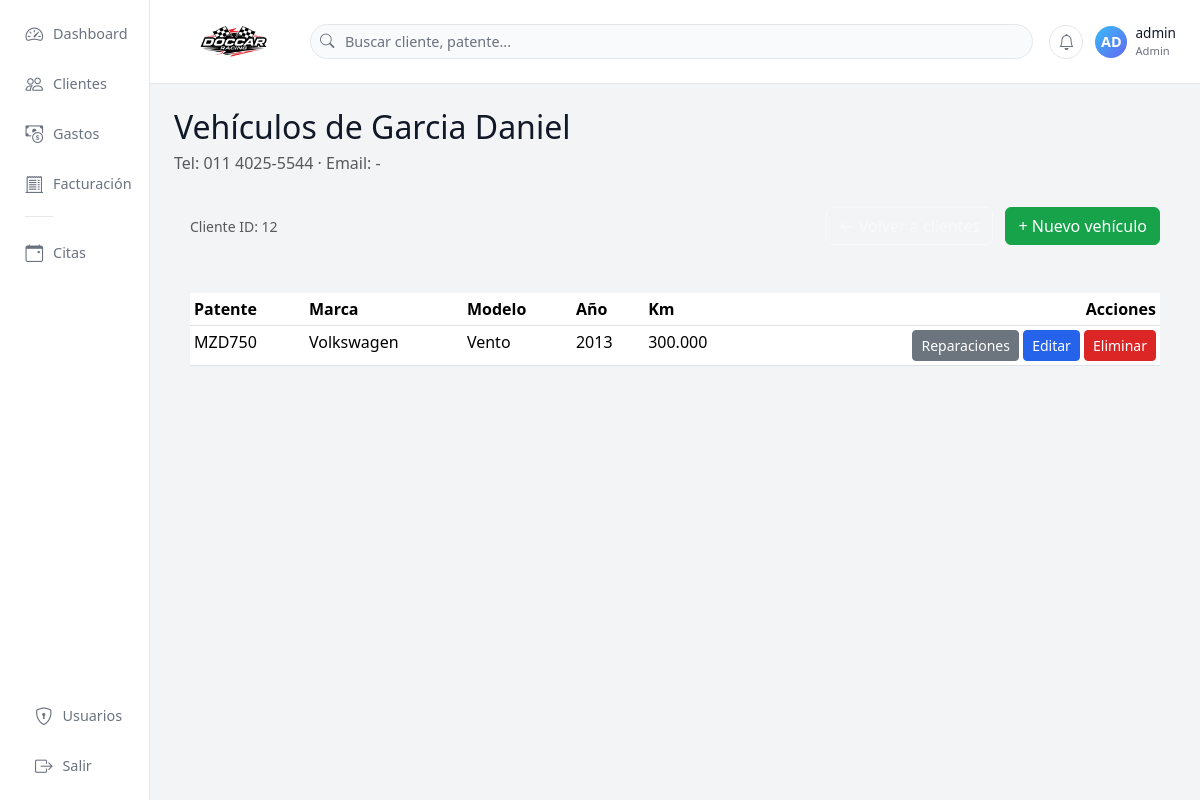
Page /clientes/12/vehiculos (signed in) on the earlier database version.
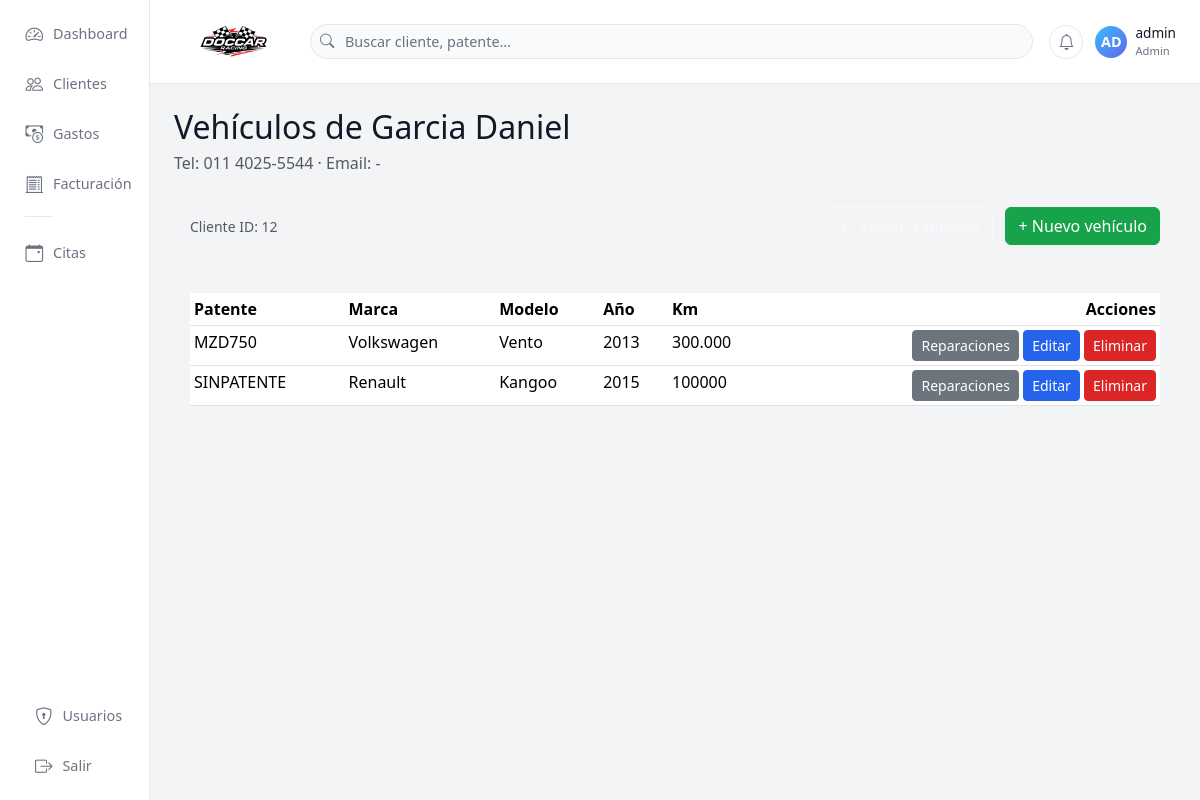
Same page on the later database version.
### tables this page shows
CREATE TABLE clientes (
        id INTEGER PRIMARY KEY AUTOINCREMENT,
        nombre TEXT,
        apellido TEXT,
        telefono TEXT,
        email TEXT,
        direccion TEXT,
        notas TEXT
    , documento TEXT, razon_social TEXT);

CREATE TABLE vehiculos (
        id INTEGER PRIMARY KEY AUTOINCREMENT,
        cliente_id INTEGER,
        patente TEXT,
        marca TEXT,
        modelo TEXT,
        anio TEXT,
        km TEXT,
        notas TEXT,
        FOREIGN KEY(cliente_id) REFERENCES clientes(id)
    );

### app.py (the view)
@app.route("/clientes/<int:cliente_id>/vehiculos")
@login_required
def vehiculos_cliente(cliente_id):
    con = get_con()
    cur = con.cursor()
    cur.execute("SELECT * FROM clientes WHERE id=?", (cliente_id,))
    cliente = cur.fetchone()
    cur.execute("SELECT * FROM vehiculos WHERE cliente_id=?", (cliente_id,))
    vehiculos = cur.fetchall()
    con.close()
    return render_template("vehiculos.html", cliente=cliente, vehiculos=vehiculos)

### app.py (called while the page is built)
def get_con():
    return sqlite3.connect(DB_NAME)

def login_required(f):
    @wraps(f)
    def wrapper(*args, **kwargs):
        if "user_id" not in session:
            return redirect(url_for('login'))
        return f(*args, **kwargs)
    return wrapper

### templates/vehiculos.html (shortened to what this page needs)
{% extends "base.html" %}
{% block contenido %}
<h2 class="mb-1">Vehículos de {{ cliente[2] }} {{ cliente[1] }}</h2>
<p class="text-muted mb-3">
    Tel: {{ cliente[3] or '-' }} · Email: {{ cliente[4] or '-' }}
</p>
<div class="card-dark-soft p-3 mb-3">
    <div class="d-flex flex-column flex-md-row justify-content-between align-items-md-center">
        <div class="mb-2 mb-md-0">
            <span class="small text-muted">Cliente ID: {{ cliente[0] }}</span>
        </div>
        <div>
            <a href="{{ url_for('clientes') }}" class="btn btn-outline-light me-2">
            </a>
            <a href="{{ url_for('vehiculo_nuevo', cliente_id=cliente[0]) }}"
               class="btn btn-success">
                + Nuevo vehículo
            </a>
        </div>
    </div>
</div>
<div class="card-dark-soft p-3">
    <div class="table-responsive">
        <table class="table table-sm table-dark-custom mb-0">
            <thead>
            <tr>
                <th>Patente</th>
                <th>Marca</th>
                <th>Modelo</th>
                <th>Año</th>
                <th>Km</th>
                <th class="text-end">Acciones</th>
            </tr>
            </thead>
            <tbody>
            {% if vehiculos %}
                {% for v in vehiculos %}
                    <tr>
                        <td>{{ v[2] }}</td>
                        <td>{{ v[3] }}</td>
                        <td>{{ v[4] }}</td>
                        <td>{{ v[5] or '-' }}</td>
                        <td>{{ v[6] or '-' }}</td>
                        <td class="text-end">
                            <a href="{{ url_for('reparaciones_vehiculo', vehiculo_id=v[0]) }}"
                               class="btn btn-sm btn-secondary">
                                Reparaciones
                            </a>
                            <a href="{{ url_for('vehiculo_editar', id=v[0]) }}"
                               class="btn btn-sm btn-primary">
                                Editar
                            </a>
                            <a href="{{ url_for('vehiculo_eliminar', id=v[0]) }}"
                               onclick="return confirm('¿Eliminar vehículo y sus reparaciones?');"
                               class="btn btn-sm btn-danger">
                                Eliminar
                            </a>
                        </td>
                    </tr>
                {% endfor %}
            {% else %}
                <tr>
                    <td colspan="6" class="text-center text-muted py-3">
                        No hay vehículos cargados para este cliente.
                    </td>
                </tr>
            {% endif %}
            </tbody>
        </table>
    </div>
</div>
{% endblock %}

### templates/base.html (shortened to what this page needs)
<!doctype html>
<html lang="es">
<head>
    <link href="https://cdn.jsdelivr.net/npm/bootstrap@5.3.3/dist/css/bootstrap.min.css"
          rel="stylesheet"
>
    <link rel="stylesheet"
          href="https://cdn.jsdelivr.net/npm/bootstrap-icons@1.11.3/font/bootstrap-icons.css">
</head>
<body>
<div class="app-shell">
    <aside class="sidebar">
        <div class="sidebar-menu">
            <a href="{{ url_for('dashboard') }}"
               class="sidebar-link {% if request.endpoint == 'dashboard' %}active{% endif %}"
               title="Dashboard">
                <i class="bi bi-speedometer2"></i>
                <span class="sidebar-text">Dashboard</span>
            </a>
            <a href="{{ url_for('clientes') }}"
               class="sidebar-link {% if request.endpoint in ['clientes','cliente_nuevo','cliente_editar'] %}active{% endif %}"
               title="Clientes">
                <i class="bi bi-people"></i>
                <span class="sidebar-text">Clientes</span>
            </a>
            <a href="{{ url_for('gastos_listado') }}"
               class="sidebar-link {% if request.endpoint in ['gastos_listado','gasto_nuevo'] %}active{% endif %}"
               title="Gastos">
                <i class="bi bi-cash-coin"></i>
                <span class="sidebar-text">Gastos</span>
            </a>
            <a href="{{ url_for('facturas_listado') }}"
               class="sidebar-link {% if request.endpoint == 'facturas_listado' %}active{% endif %}"
               title="Facturación / Balance">
                <i class="bi bi-receipt-cutoff"></i>
                <span class="sidebar-text">Facturación</span>
            </a>
            <div class="sidebar-divider"></div>
            <a href="{{ url_for('citas_listado') }}"
               class="sidebar-link {% if request.endpoint in ['citas_listado','cita_nueva','cita_editar'] %}active{% endif %}"
               title="Citas">
                <i class="bi bi-calendar-event"></i>
                <span class="sidebar-text">Citas</span>
            </a>
        </div>
        <div class="sidebar-footer">
            {% if session.get("rol") == "admin" %}
            <a href="{{ url_for('usuarios') }}"
               class="sidebar-link {% if request.endpoint == 'usuarios' %}active{% endif %}"
               title="Usuarios">
                <i class="bi bi-shield-lock"></i>
                <span class="sidebar-text">Usuarios</span>
            </a>
            {% endif %}
            <a href="{{ url_for('logout') }}"
               class="sidebar-link"
               title="Cerrar sesión">
                <i class="bi bi-box-arrow-right"></i>
                <span class="sidebar-text">Salir</span>
            </a>
        </div>
    </aside>
    <div class="main">
        <header class="topbar">
            <a href="{{ url_for('dashboard') }}" class="topbar-logo">
                <img src="{{ url_for('static', filename='img/doccar_logo.png') }}" alt="Doccar Racing" class="topbar-logo-img">
            </a>
            <form class="topbar-search d-none d-md-block"
                  method="get"
                  action="{{ url_for('clientes') }}">
                <i class="bi bi-search"></i>
                <input type="search"
                       name="q"
                       placeholder="Buscar cliente, patente..."
                       value="{{ request.args.get('q','') }}">
            </form>
            <div class="topbar-right">
                <button class="topbar-icon-btn" type="button">
                    <i class="bi bi-bell"></i>
                </button>
                <div class="topbar-user">
                    <div class="topbar-user-avatar">
                        {% set uname = session.get('username','?') %}
                        {{ uname[:2].upper() }}
                    </div>
                    <div class="d-none d-sm-flex flex-column">
                        <span class="topbar-user-name">
                            {{ session.get("username", "Usuario") }}
                        </span>
                        <span class="topbar-user-role">
                            {{ session.get("rol", "operador")|capitalize }}
                        </span>
                    </div>
                </div>
            </div>
        </header>
        <main class="main-content">
            {% block contenido %}{% endblock %}
        </main>
    </div>
</div>
</body>
</html>

### templates/base.html (style rules this page uses)
:root { --bg-app: #f3f4f6; --bg-sidebar: #ffffff; --bg-topbar: #ffffff; --bg-card: #ffffff; --border-soft: #e5e7eb; --text-main: #111827; --text-muted: #6b7280; --primary: #2563eb; --success: #16a34a; --danger: #dc2626; }
* { box-sizing: border-box; }
body { margin: 0; min-height: 100vh; background: var(--bg-app); color: var(--text-main); font-family: system-ui, -apple-system, BlinkMacSystemFont, "Segoe UI", sans-serif; }
a { text-decoration: none; color: inherit; }
.app-shell { display: flex; min-height: 100vh; align-items: stretch; justify-content: flex-start; }
.sidebar { width: 72px; background: var(--bg-sidebar); border-right: 1px solid var(--border-soft); padding: 12px 0; display: flex; flex-direction: column; align-items: center; gap: 12px; transition: width 0.25s ease; overflow: hidden; position: relative; }
.sidebar-menu { display: flex; flex-direction: column; align-items: center; gap: 6px; flex: 1; }
.sidebar-footer { display: flex; flex-direction: column; align-items: center; gap: 6px; }
.sidebar-link { width: 44px; height: 44px; border-radius: 14px; display: flex; align-items: center; justify-content: center; color: #6b7280; transition: all 0.2s ease; font-size: 1.1rem; overflow: hidden; white-space: nowrap; }
.sidebar-text { display: none; font-size: 0.9rem; margin-left: 10px; }
.sidebar-divider { width: 28px; height: 1px; background: #e5e7eb; margin: 4px 0 8px 0; }
.main { flex: 1; display: flex; flex-direction: column; min-width: 0; }
.topbar { min-height: 56px; padding: 8px 24px; border-bottom: 1px solid var(--border-soft); background: var(--bg-topbar); display: flex; align-items: center; gap: 16px; position: sticky; top: 0; z-index: 1000; flex-wrap: wrap; }
.topbar-search { flex: 1; max-width: none; position: relative; }
.topbar-search input { width: 100%; border-radius: 999px; background: #f9fafb; border: 1px solid var(--border-soft); padding: 6px 34px; color: var(--text-main); font-size: 0.9rem; }
.topbar-search input::placeholder { color: var(--text-muted); }
.topbar-search i { position: absolute; left: 10px; top: 50%; transform: translateY(-50%); color: var(--text-muted); font-size: 0.9rem; }
.topbar-right { display: flex; align-items: center; gap: 12px; margin-left: auto; }
.topbar-icon-btn { width: 34px; height: 34px; border-radius: 999px; border: 1px solid var(--border-soft); display: flex; align-items: center; justify-content: center; color: #6b7280; background: #ffffff; cursor: pointer; transition: all 0.15s ease; position: relative; }
.topbar-user { display: flex; align-items: center; gap: 8px; }
.topbar-user-avatar { width: 32px; height: 32px; border-radius: 999px; background: linear-gradient(135deg, #38bdf8, #6366f1); display: flex; align-items: center; justify-content: center; color: #ffffff; font-weight: 700; font-size: 0.9rem; }
.topbar-user-name { font-size: 0.85rem; }
.topbar-user-role { font-size: 0.7rem; color: var(--text-muted); }
.topbar-logo { display: flex; align-items: center; }
.topbar-logo-img { max-width: 120px; width: 100%; height: auto; object-fit: contain; transition: max-width 0.2s ease, transform 0.2s ease; }
.main-content { flex: 1; padding: 24px; background: var(--bg-app); }
.btn-primary { background-color: var(--primary); border-color: var(--primary); }
.btn-success { background-color: var(--success); border-color: var(--success); }
.btn-danger { background-color: var(--danger); border-color: var(--danger); }

Differences in the rows shown:
added vehiculos: patente "SINPATENTE", marca "Renault", modelo "Kangoo", anio "2015", km "100000"
